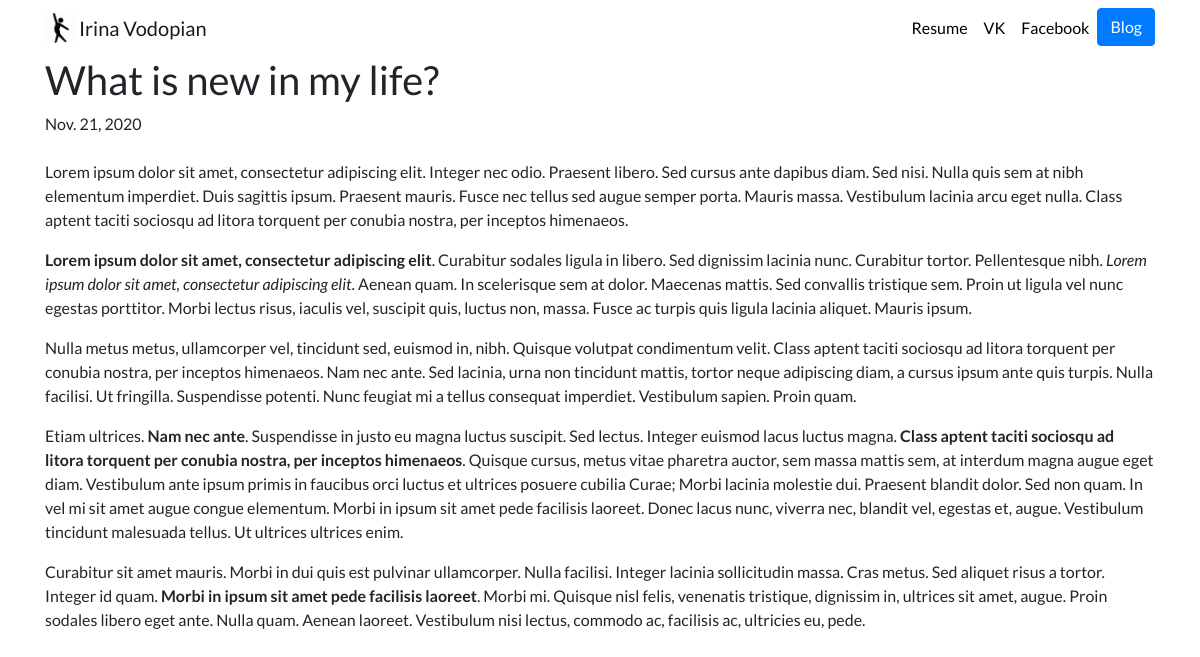
Page /blog/1/ on the committed database.
### blog/models.py (models this page shows, shortened)
class Blog_project(models.Model):
    title = models.CharField(max_length = 200)
    description = models.TextField()
    date = models.DateField()
    url = models.URLField(blank=True)

### blog/views.py (the view)
# urls.py: path('<int:blog_id>/', views.details, name = 'details'),
def details(request, blog_id):
    blog = get_object_or_404(Blog_project, pk = blog_id)
    return render(request, 'blog/details.html', {'blog':blog})

### blog/templates/blog/details.html (shortened to what this page needs)
{% extends 'portfolio/base.html' %}
{% block content %}
<h1>{{ blog.title }}</h1>
{{ blog.date }}
<br>
<br>
{{ blog.description|safe}}
{% endblock %}

### portfolio/static/portfolio/custom.css (style rules this page uses)
body { font-family: 'Lato', sans-serif; }

### rows in the picture
Blog_project: title "What is new in my life?", date "Nov. 21, 2020", description "Lorem ipsum dolor sit amet, consectetur adipiscing elit. Integer nec odio. Praesent libero. Sed cursus ante dapibus diam. Sed nisi. Nulla quis sem at nibh elementum imperdiet. Duis sagittis ipsum. Praesent mauris. Fusce nec tellus sed augue semper porta. Mauris massa. Vestibulum lacinia arcu eget nulla. Class aptent taciti sociosqu ad litora torquent per conubia nostra, per inceptos himenaeos. Lorem ipsum dolor sit amet, consectetur adipiscing elit . Curabitur sodales ligula in libero. Sed dignissim lacinia nunc. Curabitur tortor. Pellentesque nibh. Lorem ipsum dolor sit amet, consectetur adipiscing elit . Aenean quam. In scelerisque sem at dolor. Maecenas mattis. Sed convallis tristique…"
